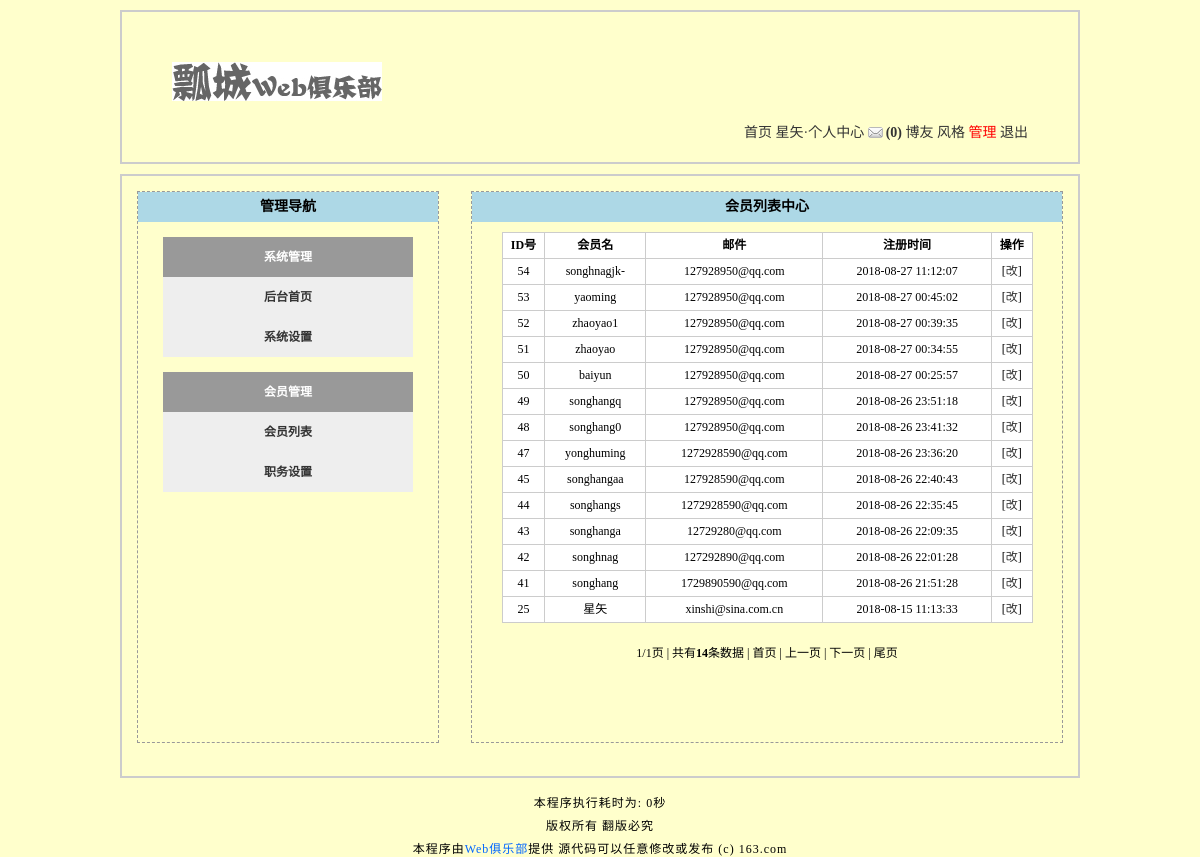
The page /manage_member.php (signed in) on the database its author committed.
### tables this page shows
CREATE TABLE `tg_user` (
  `tg_id` mediumint(8) unsigned NOT NULL AUTO_INCREMENT COMMENT '//用户自动编号',
  `tg_uniqid` char(40) NOT NULL COMMENT '//验证身份的唯一标识符',
  `tg_active` char(40) DEFAULT NULL COMMENT '//激活登录用户',
  `tg_username` varchar(20) NOT NULL COMMENT '//用户名',
  `tg_password` char(40) NOT NULL COMMENT '//密码',
  `tg_question` varchar(20) NOT NULL COMMENT '//密码提示',
  `tg_answer` char(40) NOT NULL COMMENT '//密码回答',
  `tg_email` varchar(40) DEFAULT NULL COMMENT '//邮件',
  `tg_qq` varchar(10) DEFAULT NULL COMMENT '//QQ',
  `tg_url` varchar(40) DEFAULT NULL COMMENT '//网址',
  `tg_sex` char(1) NOT NULL COMMENT '//性别',
  `tg_face` char(12) NOT NULL COMMENT '//头像',
  `tg_switch` tinyint(1) unsigned NOT NULL DEFAULT '0' COMMENT '//个性签名开关',
  `tg_autograph` varchar(200) DEFAULT NULL COMMENT '//签名内容',
  `tg_level` tinyint(1) unsigned NOT NULL DEFAULT '0' COMMENT '//会员等级',
  `tg_post_time` varchar(20) NOT NULL DEFAULT '0' COMMENT '//发帖的时间戳',
  `tg_article_time` varchar(20) NOT NULL DEFAULT '0' COMMENT '//回帖的时间戳',
  `tg_reg_time` datetime NOT NULL COMMENT '//注册时间',
  `tg_last_time` datetime NOT NULL COMMENT '//最后登录的时间',
  `tg_last_ip` varchar(20) NOT NULL COMMENT '//最后登录的IP',
  `tg_login_count` smallint(4) unsigned NOT NULL DEFAULT '0' COMMENT '//登录次数',
  PRIMARY KEY (`tg_id`)
);

### includes/mysql.func.php (called while the page is built, shortened)
<?php
function _query($_sql) {
	if (!$_result = mysql_query($_sql)) {
		exit('SQL执行失败'.mysql_error());
	}
	return $_result;
}
function _fetch_array_list($_result) {
	return mysql_fetch_array($_result,MYSQL_ASSOC);
}
?>

### manage_member.php (the view, shortened to what this page needs)
<?php
global $_pagesize,$_pagenum;
$_result = _query("SELECT
															tg_id,
															tg_username,
															tg_email,
															tg_reg_time
									FROM
												tg_user
							ORDER BY
												tg_reg_time DESC
									 LIMIT
												$_pagenum,$_pagesize
							");
?>
<!DOCTYPE html PUBLIC "-//W3C//DTD XHTML 1.0 Transitional//EN" "http://www.w3.org/TR/xhtml1/DTD/xhtml1-transitional.dtd">
<html xmlns="http://www.w3.org/1999/xhtml">
<head>
<?php
	require ROOT_PATH.'includes/title.inc.php';
?>
</head>
<body>
<?php
	require ROOT_PATH.'includes/header.inc.php';
?>
<div id="member">
<?php
	require ROOT_PATH.'includes/manage.inc.php';
?>
	<div id="member_main">
		<h2>会员列表中心</h2>
		<form method="post" action="?action=delete">
		<table cellspacing="1">
			<tr><th>ID号</th><th>会员名</th><th>邮件</th><th>注册时间</th><th>操作</th></tr>
			<?php
					$_html = array();
					while (!!$_rows = _fetch_array_list($_result)) {
						$_html['id'] = $_rows['tg_id'];
						$_html['username'] = $_rows['tg_username'];
						$_html['email'] = $_rows['tg_email'];
						$_html['reg_time'] = $_rows['tg_reg_time'];
						$_html = _html($_html);
			?>
			<tr><td><?php echo $_html['id']?></td><td><?php echo $_html['username']?></td><td><?php echo $_html['email']?></td><td><?php echo $_html['reg_time']?></td>
			<td>
			[<a href="?action=mod&id=<?php echo $_html['id']?>">改</a>]</td>
			</tr>
			<?php }?>
			</table>
		</form>
	</div>
</div>
<?php
	require ROOT_PATH.'includes/footer.inc.php';
?>
</body>
</html>

### styles/3/basic.css (style rules this page uses)
* { padding:0; margin:0; }
body { width:960px; margin:0 auto; background:#ffc; font-size:14px; }
h2 { font-size:14px; background:lightblue; height:25px; line-height:25px; text-indent:10px; }
#header ul li a { text-decoration:none; color:#333; }
#header ul li strong.noread { background:url(../../images/noread.gif) no-repeat left center; padding:0 0 0 18px; }
#member { width:auto; height:600px; border:2px solid #ccc; font-size:12px; }
#member h2 { text-indent:0; text-align:center; height:30px; line-height:30px; }
#member #member_main { width:590px; height:550px; margin:15px; border:1px dashed #999; float:right; }

### styles/3/manage_member.css (style rules this page uses)
#member #member_main table { width:90%; margin:10px auto; text-align:center; background:#ccc; margin-bottom:0px; }
#member #member_main table th,#member #member_main table td { height:25px; line-height:25px; background:#fff; }
#member #member_main table td a { text-decoration:none; color:#333; }

### rows shown on the page
tg_user: tg_id "54", tg_username "songhnagjk-", tg_email "127928950@qq.com", tg_reg_time "2018-08-27 11:12:07"
tg_user: tg_id "53", tg_username "yaoming", tg_email "127928950@qq.com", tg_reg_time "2018-08-27 00:45:02"
tg_user: tg_id "52", tg_username "zhaoyao1", tg_email "127928950@qq.com", tg_reg_time "2018-08-27 00:39:35"
tg_user: tg_id "51", tg_username "zhaoyao", tg_email "127928950@qq.com", tg_reg_time "2018-08-27 00:34:55"
tg_user: tg_id "50", tg_username "baiyun", tg_email "127928950@qq.com", tg_reg_time "2018-08-27 00:25:57"
tg_user: tg_id "49", tg_username "songhangq", tg_email "127928950@qq.com", tg_reg_time "2018-08-26 23:51:18"
tg_user: tg_id "48", tg_username "songhang0", tg_email "127928950@qq.com", tg_reg_time "2018-08-26 23:41:32"
tg_user: tg_id "47", tg_username "yonghuming", tg_email "1272928590@qq.com", tg_reg_time "2018-08-26 23:36:20"
tg_user: tg_id "45", tg_username "songhangaa", tg_email "127928590@qq.com", tg_reg_time "2018-08-26 22:40:43"
tg_user: tg_id "44", tg_username "songhangs", tg_email "1272928590@qq.com", tg_reg_time "2018-08-26 22:35:45"
tg_user: tg_id "43", tg_username "songhanga", tg_email "12729280@qq.com", tg_reg_time "2018-08-26 22:09:35"
tg_user: tg_id "42", tg_username "songhnag", tg_email "127292890@qq.com", tg_reg_time "2018-08-26 22:01:28"
tg_user: tg_id "41", tg_username "songhang", tg_email "1729890590@qq.com", tg_reg_time "2018-08-26 21:51:28"
tg_user: tg_id "25", tg_username "星矢", tg_email "xinshi@sina.com.cn", tg_reg_time "2018-08-15 11:13:33"

### other values the page prints
$_COOKIE['username'] "星矢"
$GLOBALS['message'] "(0)"
$_page "1"
$_pageabsolute "1"
$_num "14"
_runtime() - START_TIME "0"
